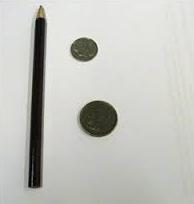
//> input picture Detecting different shapes and labeling them/Coins&pen.jpg, 194 x 204 px
$ ./app   (built with g++ and OpenCV 4)
//> lines starting //> are read from the running program, lines starting //| are printed output that depends on the picture; after the words box and inside, x2 and y2 are one past the last pixel; in counts of white or black regions, pixels touching at a corner belong together
#include "opencv2/imgproc/imgproc.hpp"
#include "opencv2/highgui/highgui.hpp"
#include <stdlib.h>
#include <stdio.h>
#include <iostream>

using namespace cv;
using namespace std;
/// Global variables

Mat src, src_gray;
Mat dst, detected_edges;

int open_radius = 20;
int open_radius2 = 5;
int max_radius = 100;

char* window_name = "Edge Map";

void region_fill(Mat & src){
    cv::Mat dst;
    dst = cv::Mat::zeros(src.size(), CV_8U);
    dst.at<uchar>(75,75) = 1;

    cv::Mat prev;
    cv::Mat kernel = (cv::Mat_<uchar>(3,3) << 0, 1, 0, 1, 1, 1, 0, 1, 0);

    do {
        dst.copyTo(prev);
        cv::dilate(dst, dst, kernel);
        dst &= (1 - src);
    }
    while (cv::countNonZero(dst - prev) > 0);

    cv::normalize(src, src, 0, 255, cv::NORM_MINMAX);
    cv::normalize(dst, dst, 0, 255, cv::NORM_MINMAX);
    dst = 255-dst;

    src = dst;
}

void update(int, void*){

    threshold(src_gray, dst, 0, 255, CV_THRESH_BINARY_INV | CV_THRESH_OTSU);
    Mat element;

    region_fill(dst);

    //Opening to get big coins
    Mat imgB = dst.clone();

    if(open_radius > 0)
    {
        element = getStructuringElement(MORPH_ELLIPSE, Size(open_radius, open_radius));

        morphologyEx(imgB, imgB, MORPH_OPEN, element);
    }

    //Opening to get small coins
    Mat imgC = dst.clone();

    imgC = imgC - imgB;

    if(open_radius2 > 0)
    {
        element = getStructuringElement(MORPH_ELLIPSE, Size(open_radius2, open_radius2));

        morphologyEx(imgC, imgC, MORPH_OPEN, element);
    }


    //get small coins boundary
    Mat boundC;
    Mat dilationKernal = cv::Mat::ones(5,5, CV_8U);

    cv::dilate(imgC, boundC, dilationKernal);
    boundC = boundC - imgC;

    //get big coins boundary
    Mat boundB;

    cv::dilate(imgB, boundB, dilationKernal);
    boundB = boundB - imgB;

    //
    for(int i=0 ; i<boundB.rows ; i++){
        for(int j=0 ; j<boundC.cols ; j++){
            if((int)boundB.at<uchar>(i,j) > 150){
                src.at<Vec3b>(i,j)[0] = 0;
                src.at<Vec3b>(i,j)[1] = 0;
                src.at<Vec3b>(i,j)[2] = 255;
            }
            if((int)boundC.at<uchar>(i,j) > 150){
                src.at<Vec3b>(i,j)[0] = 255;
                src.at<Vec3b>(i,j)[1] = 0;
                src.at<Vec3b>(i,j)[2] = 0;
            }
        }
    }

    vector<vector<Point> > coinContours;
    findContours(boundB, coinContours, CV_RETR_LIST, CV_CHAIN_APPROX_NONE);

    vector<vector<Point> > penContours;
    findContours(boundC, penContours, CV_RETR_LIST, CV_CHAIN_APPROX_NONE);

    for(int i=0 ; i<coinContours.size()-1 ; i+=2){
        putText(src, "Coin", coinContours[i][0], FONT_HERSHEY_SIMPLEX, 0.5, Scalar(255,0,0), 1, CV_AA);
    }

    for(int i=0 ; i<penContours.size() ; i+=2){
        putText(src, "Pen", penContours[i][0], FONT_HERSHEY_SIMPLEX, 0.5, Scalar(255,0,0), 1, CV_AA);
    }

    imshow("pen", imgC);
    imshow("coins", imgB);

    imshow("Source Image", src);

    imshow(window_name, dst);
}

/** @function main */
int main( int argc, char** argv )
{
  /// Load an image
  src = imread( "Coins&pen.jpg" );
//> src is the input picture: 204 rows x 194 cols, CV_8UC3; mean B, G, R 189.7, 195, 194.3

  if( !src.data )
  {
      cout << "Image could not be loaded!!" << endl ;
      return -1;
  }

  /// Create a matrix of the same type and size as src (for dst)
  dst.create( src.size(), src.type() );

  /// Convert the image to grayscale
  cvtColor( src, src_gray, CV_BGR2GRAY );

  /// Create a window
  namedWindow( window_name, CV_WINDOW_AUTOSIZE );

  createTrackbar( "Open Radius:", window_name, &open_radius, max_radius, update );
  createTrackbar( "2nd Open Radius:", window_name, &open_radius2, max_radius, update );


  /// Show the image
  update(0, 0);
//> in update, `threshold(src_gray, dst, 0, 255, CV_THRESH_BINARY_INV | CV_THRESH_OTSU);`:
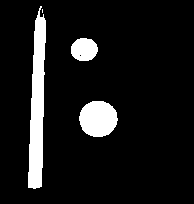
//> dst: 204 rows x 194 cols, CV_8UC1; 9.5% white; 4 white regions (1 under 20 px), largest, box (x1, y1, x2, y2) and area: (28, 6, 46, 189) 2161, (79, 101, 118, 137) 1104, (71, 38, 98, 61) 497
//> after the loop in region_fill, `do`: prev: 204 rows x 194 cols, CV_8UC1; values 0 (black) and 1 (white), 90.5% white; 4 black regions (1 under 20 px), largest, box (x1, y1, x2, y2) and area: (28, 6, 46, 189) 2161, (79, 101, 118, 137) 1104, (71, 38, 98, 61) 498
//> in update, `morphologyEx(imgB, imgB, MORPH_OPEN, element);`:
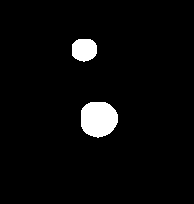
//> imgB: 204 rows x 194 cols, CV_8UC1; 3.9% white; 2 white regions, box (x1, y1, x2, y2) and area: (81, 102, 118, 138) 1078, (72, 39, 97, 62) 476
//> in update, `imgC = imgC - imgB;`: imgC: 204 rows x 194 cols, CV_8UC1; 5.6% white; 15 white regions (14 under 20 px), largest, box (x1, y1, x2, y2) and area: (28, 6, 46, 189) 2161
//> in update, `morphologyEx(imgC, imgC, MORPH_OPEN, element);`:
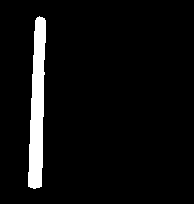
//> imgC: 204 rows x 194 cols, CV_8UC1; 5.4% white; 1 white region, box (x1, y1, x2, y2) and area: (28, 16, 46, 189) 2133
//> in update, `cv::dilate(imgC, boundC, dilationKernal);`: boundC: 204 rows x 194 cols, CV_8UC1; 7.4% white; 1 white region, box (x1, y1, x2, y2) and area: (26, 14, 48, 191) 2917
//> in update, `boundC = boundC - imgC;`:
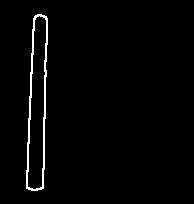
//> boundC: 204 rows x 194 cols, CV_8UC1; 2% white in thin lines or dots, all inside (x1, y1, x2, y2) = (26, 14, 48, 191)
//> in update, `cv::dilate(imgB, boundB, dilationKernal);`: boundB: 204 rows x 194 cols, CV_8UC1; 5.2% white; 2 white regions, box (x1, y1, x2, y2) and area: (79, 100, 120, 140) 1386, (70, 37, 99, 64) 684
//> in update, `boundB = boundB - imgB;`:
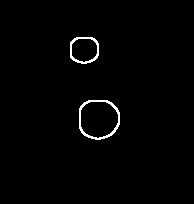
//> boundB: 204 rows x 194 cols, CV_8UC1; 1.3% white in thin lines or dots, all inside (x1, y1, x2, y2) = (70, 37, 120, 140)
//> after the loop in update, `for(int i=0 ; i<boundB.rows ; i++)`:
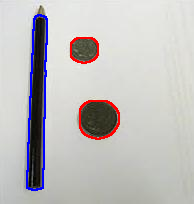
//> src: 204 rows x 194 cols, CV_8UC3; 3.28% of pixels changed, all inside (x1, y1, x2, y2) = (26, 14, 120, 191)
//> in update, `findContours(boundB, coinContours, CV_RETR_LIST, CV_CHAIN_APPROX_NONE);`: coinContours = 4 contours; box (x1, y1, x2, y2) and area: (79, 100, 120, 140) 1325, (80, 101, 119, 139) 1131, (70, 37, 99, 64) 640, (71, 38, 98, 63) 512
//> in update, `findContours(boundC, penContours, CV_RETR_LIST, CV_CHAIN_APPROX_NONE);`: penContours = 2 contours; box (x1, y1, x2, y2) and area: (26, 14, 48, 191) 2730, (27, 15, 47, 190) 2312
//> the loop in update, `for(int i=0 ; i<coinContours.size()-1 ; i+=2)` made 2 passes
//> the loop in update, `for(int i=0 ; i<penContours.size() ; i+=2)` made 1 pass
//> pass 1, in update, `putText(src, "Pen", penContours[i][0], FONT_HERSHEY_SIMPLEX, 0.5, Scal..`:
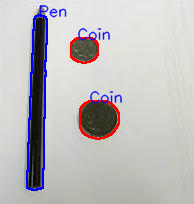
//> src: 204 rows x 194 cols, CV_8UC3; mean B, G, R 189.7, 187.8, 190.3

  /// Wait until user exit program by pressing a key
  waitKey(0);

  return 0;
  }
